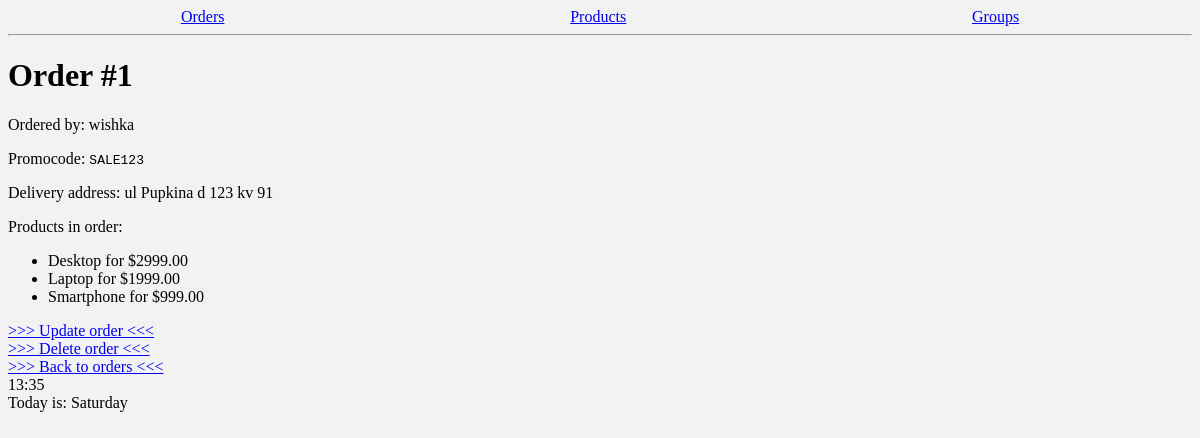
Before: /shop/orders/1/ with the older database file.
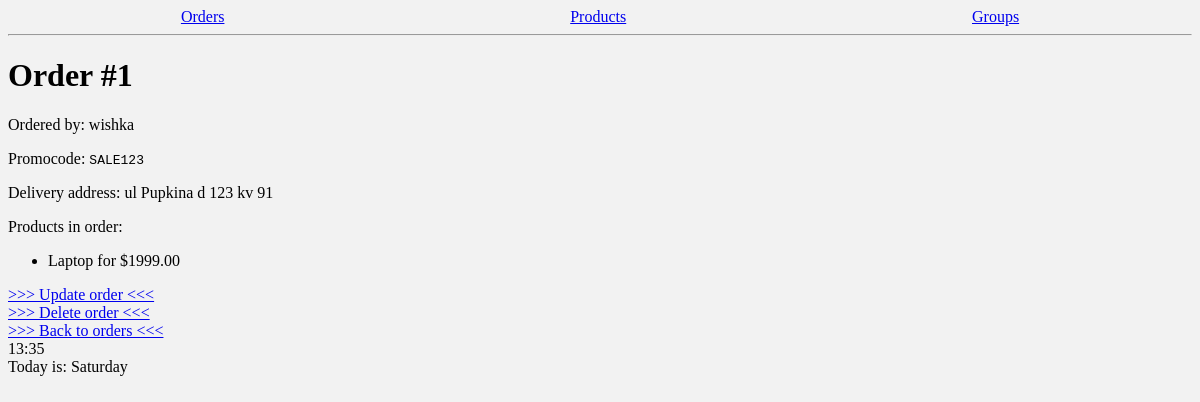
After: the same page with the newer database file.
### shopapp/models.py (models this page shows, shortened)
class Product(models.Model):
    class Meta:
        ordering = ["name", "price"] # Сортирует в данном случае по имени и цене
    name = models.CharField(max_length=32)
    description = models.TextField(null=False, blank=True)
    price = models.DecimalField(default=0, max_digits=8, decimal_places=2)
    discount = models.SmallIntegerField(default=0)
    created_at = models.DateTimeField(auto_now_add=True)
    archived = models.BooleanField(default=False)

### shopapp/views.py (the view)
# urls.py: path('orders/<int:pk>/', OrderDetailView.as_view(), name='order_details'),
class OrderDetailView(DetailView):
    queryset = (
        Order.objects.
        select_related("user").
        prefetch_related('products')
    )

### shopapp/templates/shopapp/order_detail.html (shortened to what this page needs)
{% extends 'shopapp/base.html' %}
{% block body %}
    <h1> Order #{{ object.pk }} </h1>
    <div>
        <p>Ordered by: {% firstof object.user.first_name object.user.username %}</p>
        <p>Promocode: <code>{{ object.promocode }}</code></p>
        <p>Delivery address: {{ object.delivery_address }}</p>
        <div> Products in order:
            <ul>
                {% for product in object.products.all %}
                <li>{{ product.name }} for ${{ product.price }} </li>
                {% endfor %}
            </ul>
        </div>
    </div>
    <div>
        <a href="{% url 'shopapp:order_update' pk=object.pk %}"> >>> Update order <<< </a>
    </div>
    <div>
        <a href="{% url 'shopapp:order_delete' pk=object.pk %}"> >>> Delete order <<< </a>
    </div>
    <div>
        <a href="{% url 'shopapp:orders_list' %}"> >>> Back to orders <<< </a>
    </div>
{% endblock %}

Changed rows visible on the page:
no longer on this page (row edited): Product: name "Desktop", price "2999.00"
no longer on this page (row unchanged): Product: name "Smartphone", price "999.00"
